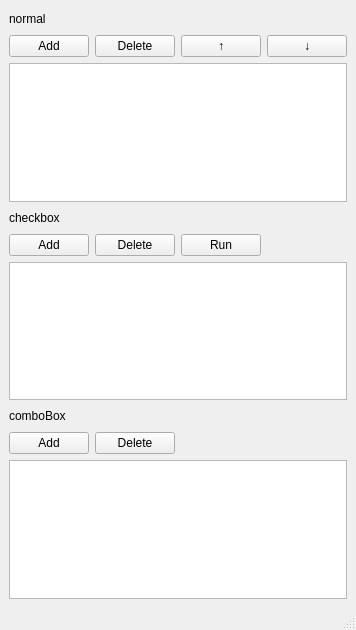
<?xml version="1.0" encoding="UTF-8"?>
<ui version="4.0">
 <class>MainWindow</class>
 <widget class="QMainWindow" name="MainWindow">
  <property name="geometry">
   <rect>
    <x>0</x>
    <y>0</y>
    <width>354</width>
    <height>630</height>
   </rect>
  </property>
  <property name="windowTitle">
   <string>MainWindow</string>
  </property>
  <widget class="QWidget" name="centralwidget">
   <layout class="QVBoxLayout" name="verticalLayout">
    <item>
     <layout class="QHBoxLayout" name="horizontalLayout">
      <item>
       <widget class="QLabel" name="label">
        <property name="text">
         <string>normal</string>
        </property>
       </widget>
      </item>
      <item>
       <spacer name="horizontalSpacer">
        <property name="orientation">
         <enum>Qt::Horizontal</enum>
        </property>
        <property name="sizeHint" stdset="0">
         <size>
          <width>40</width>
          <height>20</height>
         </size>
        </property>
       </spacer>
      </item>
     </layout>
    </item>
    <item>
     <layout class="QHBoxLayout" name="horizontalLayout_2">
      <item>
       <widget class="QPushButton" name="pushButton_add">
        <property name="text">
         <string>Add</string>
        </property>
       </widget>
      </item>
      <item>
       <widget class="QPushButton" name="pushButton_delete">
        <property name="text">
         <string>Delete</string>
        </property>
       </widget>
      </item>
      <item>
       <widget class="QPushButton" name="pushButton_up">
        <property name="text">
         <string>↑</string>
        </property>
       </widget>
      </item>
      <item>
       <widget class="QPushButton" name="pushButton_down">
        <property name="text">
         <string>↓</string>
        </property>
       </widget>
      </item>
     </layout>
    </item>
    <item>
     <widget class="QTableWidget" name="tableWidget_1"/>
    </item>
    <item>
     <layout class="QHBoxLayout" name="horizontalLayout_3">
      <item>
       <widget class="QLabel" name="label_2">
        <property name="text">
         <string>checkbox</string>
        </property>
       </widget>
      </item>
      <item>
       <spacer name="horizontalSpacer_2">
        <property name="orientation">
         <enum>Qt::Horizontal</enum>
        </property>
        <property name="sizeHint" stdset="0">
         <size>
          <width>40</width>
          <height>20</height>
         </size>
        </property>
       </spacer>
      </item>
     </layout>
    </item>
    <item>
     <layout class="QHBoxLayout" name="horizontalLayout_4">
      <item>
       <widget class="QPushButton" name="pushButton_add_2">
        <property name="text">
         <string>Add</string>
        </property>
       </widget>
      </item>
      <item>
       <widget class="QPushButton" name="pushButton_delete_2">
        <property name="text">
         <string>Delete</string>
        </property>
       </widget>
      </item>
      <item>
       <widget class="QPushButton" name="pushButton_Run_2">
        <property name="text">
         <string>Run</string>
        </property>
       </widget>
      </item>
      <item>
       <spacer name="horizontalSpacer_4">
        <property name="orientation">
         <enum>Qt::Horizontal</enum>
        </property>
        <property name="sizeHint" stdset="0">
         <size>
          <width>40</width>
          <height>20</height>
         </size>
        </property>
       </spacer>
      </item>
     </layout>
    </item>
    <item>
     <widget class="QTableWidget" name="tableWidget_2"/>
    </item>
    <item>
     <layout class="QHBoxLayout" name="horizontalLayout_5">
      <item>
       <widget class="QLabel" name="label_3">
        <property name="text">
         <string>comboBox</string>
        </property>
       </widget>
      </item>
      <item>
       <spacer name="horizontalSpacer_3">
        <property name="orientation">
         <enum>Qt::Horizontal</enum>
        </property>
        <property name="sizeHint" stdset="0">
         <size>
          <width>40</width>
          <height>20</height>
         </size>
        </property>
       </spacer>
      </item>
     </layout>
    </item>
    <item>
     <layout class="QHBoxLayout" name="horizontalLayout_6">
      <item>
       <widget class="QPushButton" name="pushButton_add_3">
        <property name="text">
         <string>Add</string>
        </property>
       </widget>
      </item>
      <item>
       <widget class="QPushButton" name="pushButton_delete_3">
        <property name="text">
         <string>Delete</string>
        </property>
       </widget>
      </item>
      <item>
       <spacer name="horizontalSpacer_5">
        <property name="orientation">
         <enum>Qt::Horizontal</enum>
        </property>
        <property name="sizeHint" stdset="0">
         <size>
          <width>40</width>
          <height>20</height>
         </size>
        </property>
       </spacer>
      </item>
     </layout>
    </item>
    <item>
     <widget class="QTableWidget" name="tableWidget_3"/>
    </item>
   </layout>
  </widget>
  <widget class="QMenuBar" name="menubar">
   <property name="geometry">
    <rect>
     <x>0</x>
     <y>0</y>
     <width>354</width>
     <height>21</height>
    </rect>
   </property>
  </widget>
  <widget class="QStatusBar" name="statusbar"/>
 </widget>
 <resources/>
 <connections/>
</ui>
